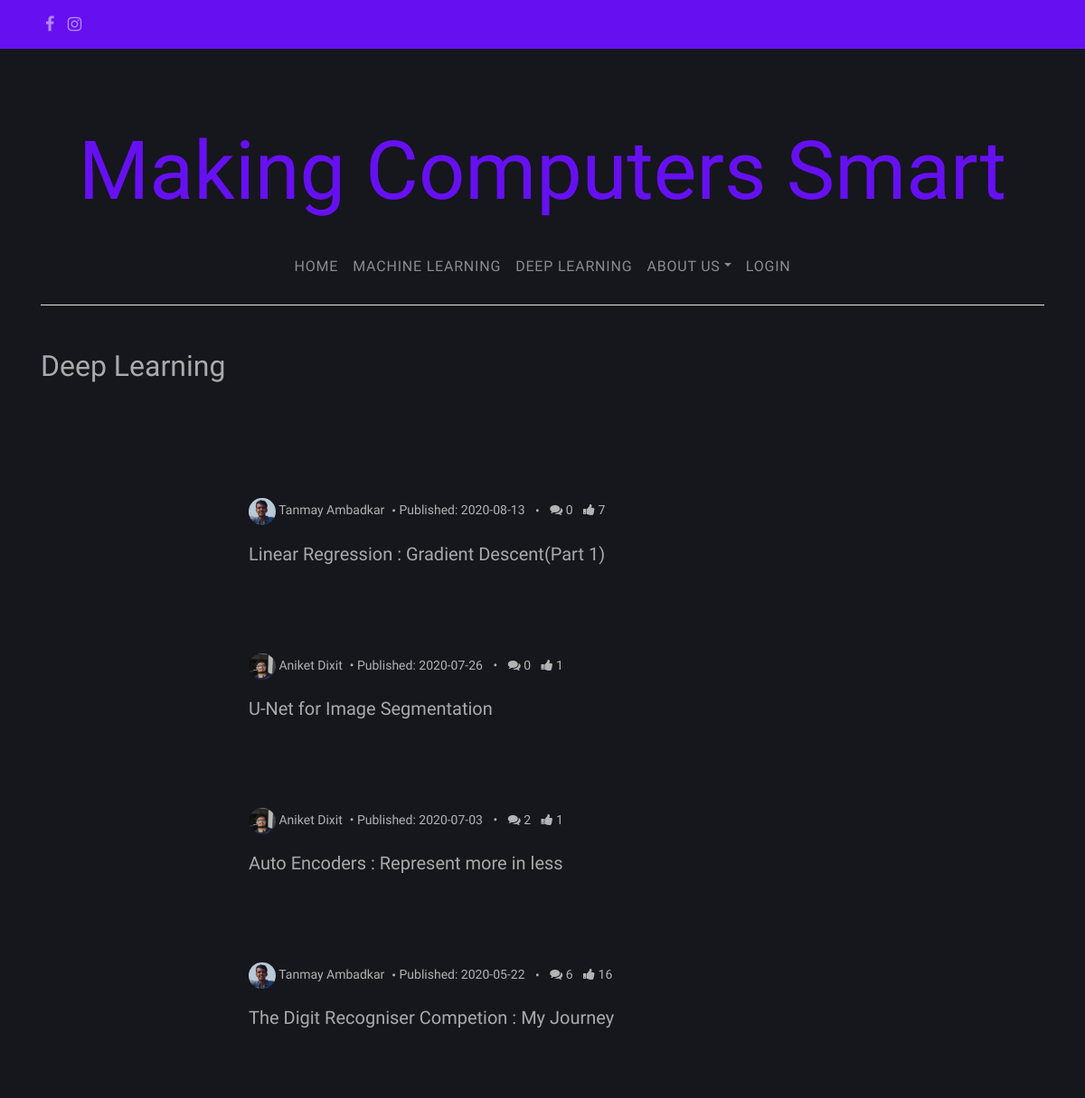
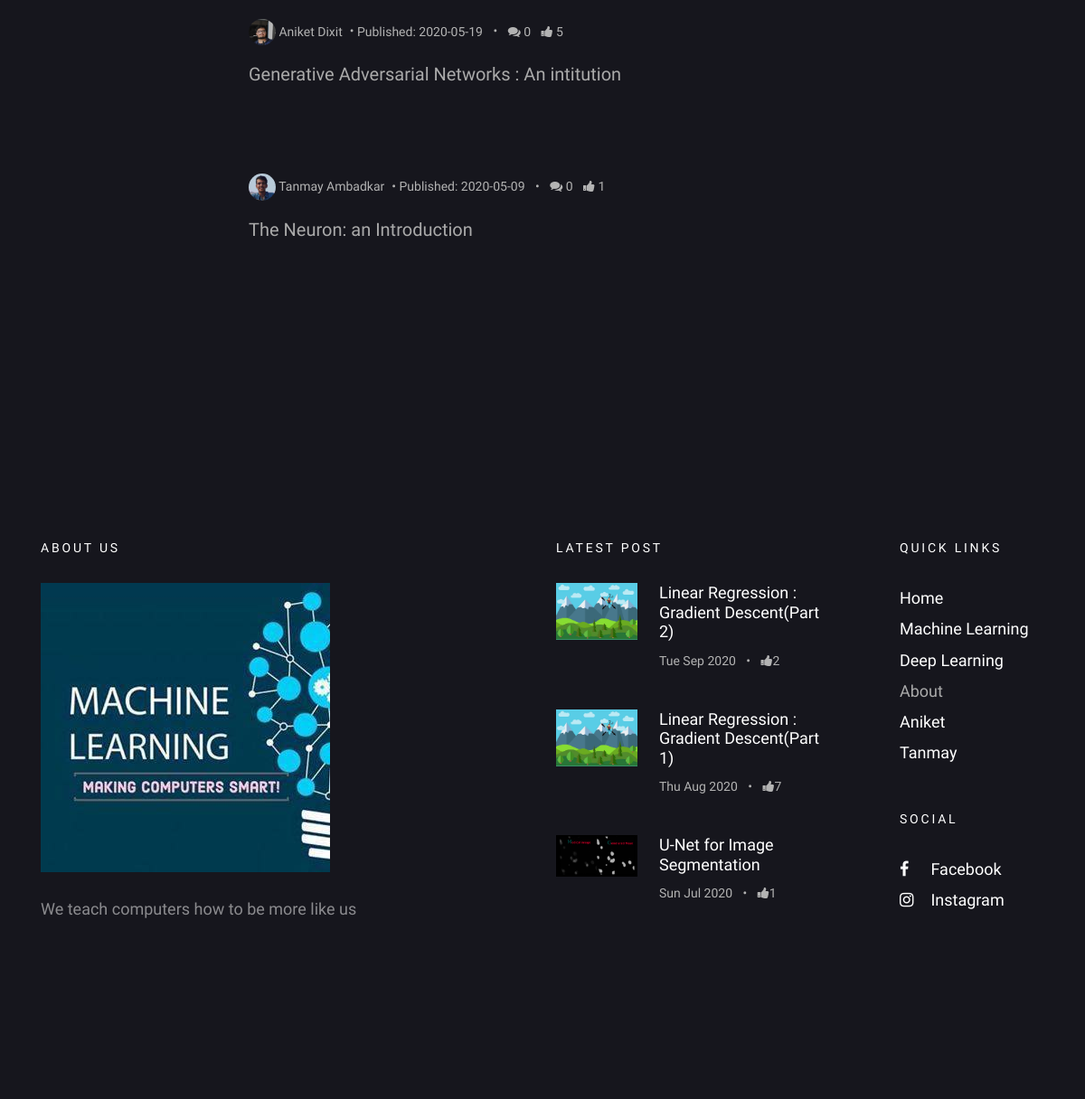
Screenshot of /posts/DL/ with the database file from the repository (2 pictures, top to bottom).
### blog/models.py (models this page shows, shortened)
class Post(models.Model):
    types = (
        ('D', 'Deep Learning'),
        ('M', 'Machine Learning'),
    )
    author = models.ForeignKey('UserProfileInfo', on_delete = models.CASCADE)
    title = models.CharField(max_length = 200)
    cover_img = models.ImageField(upload_to = 'cover_image', blank = True)
    text = models.TextField()
    created_date = models.DateTimeField(default = timezone.now)
    published_date = models.DateTimeField(blank = True, null = True)
    type = models.CharField(max_length = 1, choices = types, blank = True)
    def approve_comments(self):
        return self.comments.filter(approved_comment=True)
    def get_total_likes(self):
        return self.likes.users.count()

class UserProfileInfo(models.Model):
    user = models.OneToOneField(User, on_delete= models.CASCADE)
    profile_img = models.ImageField(upload_to = 'profile_pics', blank = True)
    cover_image = models.ImageField(upload_to = 'cover_profile_img', blank = True)
    description = models.TextField(blank = True)
    writeup = models.TextField(blank = True)
    instagram = models.URLField(blank = True)
    facebook = models.URLField(blank = True)
    github = models.URLField(blank = True)
    linkedin = models.URLField(blank = True)
    email = models.EmailField(blank = True)

class Like(models.Model):
    post = models.OneToOneField(Post, related_name = 'likes', on_delete=models.CASCADE)
    users = models.ManyToManyField(User, related_name='requirement_post_likes')
    created_at = models.DateTimeField(auto_now_add=True)
    updated_at = models.DateTimeField(auto_now=True)

### blog/views.py (the view)
# urls.py: path('posts/DL/', PostListView_DL.as_view(), name = 'post_list_DL'),
class PostListView_DL(ListView, TemplateResponseMixin):
    model = Post
    template_name = 'post_list_DL.html'
    def get_context_data(self, **kwargs):
         context = super(PostListView_DL, self).get_context_data(**kwargs)
         context['posts'] = Post.objects.filter(type__startswith = 'D').order_by('-published_date')
         context['topthree'] = Post.objects.filter(published_date__lte = timezone.now()).order_by('-published_date')[:3]
         return context

### blog/templates/blog/post_list_DL.html (shortened to what this page needs)
{% extends "blog/base.html" %}
{% block content %}
<section class="site-section pt-5">
  <div class="container">
    <div class="row mb-4">
      <div class="col-md-6">
        <h2 class="mb-4">Deep Learning</h2>
      </div>
    </div>
    <div class="row blog-entries">
      <div class="col-md-12 col-lg-8 main-content">
        <div class="row mb-5 mt-5">
          <div class="col-md-12">
              {% for post in posts %}
	      {% if post.published_date %}
              <div class="post-entry-horzontal">
                <a href="{% url 'post_detail' pk=post.pk %}">
                  <span class="text">
                    <div class="post-meta">
                      <span class="author mr-2"><img src="/media/{{post.author.profile_img}}" alt="Colorlib">  {{post.author.user.first_name}} {{post.author.user.last_name}}</span>&bullet;
                      <span class="mr-2">Published: {{post.published_date|date:"Y-m-d"}}</span> &bullet;
                      <span class="ml-2"><span class="fa fa-comments"></span> {{post.approve_comments.count}}</span>
                      <span class="ml-2"><span class="fa fa-thumbs-up"></span> {{post.get_total_likes}}</span>
		    </div>
                    <h2>{{ post.title }}</h2>
                  </span>
                </a>
              </div>
	      {% endif %}
              {% endfor %}
          </div>
        </div>
      </div>
    </div>
  </div>
</section>
{% endblock %}
{% block footerblock %}
    {% for post in topthree %}
    <ul>
      <li>
        <a href="{% url 'post_detail' pk=post.pk %}">
          <img src="/media/{{post.cover_img}}" alt="Image placeholder" class="mr-4">
          <div class="text">
            <h4>{{post.title}}</h4>
            <div class="post-meta">
              <span class="mr-2">{{ post.published_date|date:"D M Y"}} </span> &bullet;
              <span class="ml-2"><span class="fa fa-thumbs-up"></span>{{post.get_total_likes}}</span>
            </div>
          </div>
        </a>
      </li>
    </ul>
    {% endfor %}
{% endblock  %}

### static/css/style.css (style rules this page uses)
body { background: black; font-family: "Inconsolata", SFMono-Regular, Menlo, Monaco, Consolas, "Liberation Mono", "Courier New", monospace; font-weight: 300; font-size: 18px; line-height: 1.9; color: #aaaaaa; }
a { -webkit-transition: .3s all ease; -o-transition: .3s all ease; transition: .3s all ease; text-decoration: none; }
h1, h2, h3, h4, h5 { color: #aaa; font-family: "Josefin Sans", -apple-system, BlinkMacSystemFont, "Segoe UI", Roboto, "Helvetica Neue", Arial, sans-serif, "Apple Color Emoji", "Segoe UI Emoji", "Segoe UI Symbol", "Noto Color Emoji"; }
.site-section { padding: 7em 0; }
.blog-entries .post-meta { margin-bottom: 20px; font-size: 14px; color: #b3b3b3; }
.blog-entries .post-meta .author img { width: 30px; border-radius: 50%; display: inline-block; }
.post-entry-horzontal { margin-bottom: 30px; }
.post-entry-horzontal a { overflow: hidden; display: table; position: relative; top: 0; -webkit-transition: .1s all ease; -o-transition: .1s all ease; transition: .1s all ease; }
.post-entry-horzontal a .image, .post-entry-horzontal a .text { display: table-cell; vertical-align: middle; }
.post-entry-horzontal a .text { padding: 30px; width: calc(100 - 200px); border-left: none; }
.post-entry-horzontal a .text h2 { font-size: 20px; }
.post-entry-sidebar .post-meta { font-size: 14px; color: #b3b3b3; }
.post-entry-sidebar ul { padding: 0; margin: 0; }
.post-entry-sidebar ul li { list-style: none; padding: 0 0 20px 0; margin: 0 0 20px 0; }
.post-entry-sidebar ul li a { display: table; }
.post-entry-sidebar ul li a img { width: 90px; }
.post-entry-sidebar ul li a img, .post-entry-sidebar ul li a .text { display: table-cell; vertical-align: middle; }
.post-entry-sidebar ul li a .text h4 { font-size: 18px; }
.site-footer .post-entry-sidebar ul li a h4 { color: #fff; }
.site-footer a { color: #fff; }

### rows the page displays
Post: author.profile_img (picture), author.user.first_name "Tanmay", author.user.last_name "Ambadkar", published_date "2020-08-13", approve_comments.count "0", get_total_likes "7", title "Linear Regression : Gradient Descent(Part 1)", cover_img (picture), published_date "Thu Aug 2020"
Post: author.profile_img (picture), author.user.first_name "Aniket", author.user.last_name "Dixit", published_date "2020-07-26", approve_comments.count "0", get_total_likes "1", title "U-Net for Image Segmentation", cover_img (picture), published_date "Sun Jul 2020"
Post: author.profile_img (picture), author.user.first_name "Aniket", author.user.last_name "Dixit", published_date "2020-07-03", approve_comments.count "2", get_total_likes "1", title "Auto Encoders : Represent more in less"
Post: author.profile_img (picture), author.user.first_name "Tanmay", author.user.last_name "Ambadkar", published_date "2020-05-22", approve_comments.count "6", get_total_likes "16", title "The Digit Recogniser Competion : My Journey"
Post: author.profile_img (picture), author.user.first_name "Aniket", author.user.last_name "Dixit", published_date "2020-05-19", approve_comments.count "0", get_total_likes "5", title "Generative Adversarial Networks : An intitution"
Post: author.profile_img (picture), author.user.first_name "Tanmay", author.user.last_name "Ambadkar", published_date "2020-05-09", approve_comments.count "0", get_total_likes "1", title "The Neuron: an Introduction"
Post: cover_img (picture), title "Linear Regression : Gradient Descent(Part 2)", published_date "Tue Sep 2020", get_total_likes "2"
